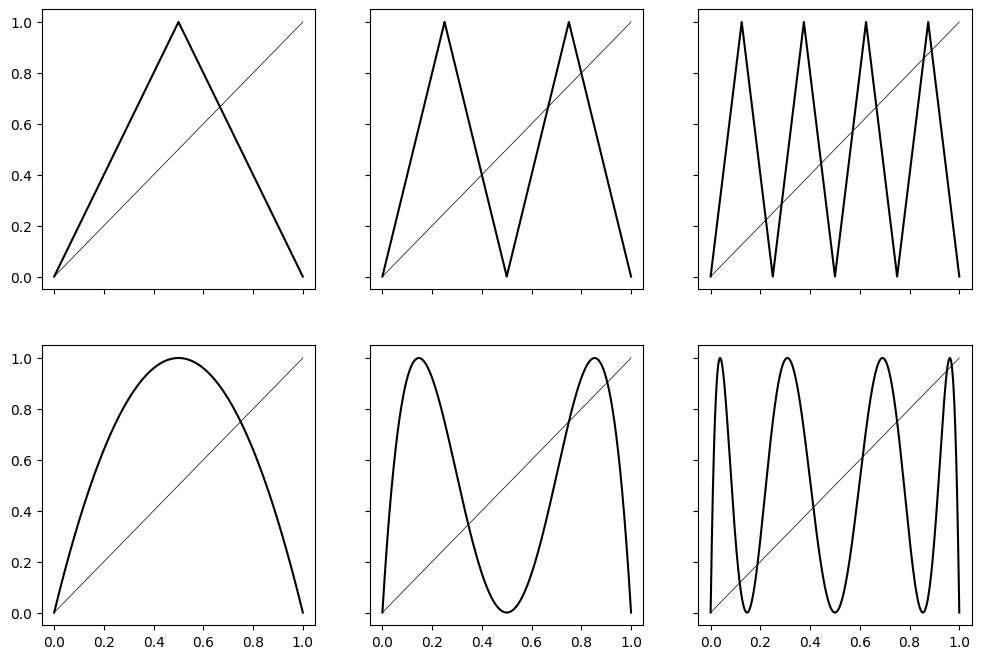

Reproduce this figure in Python.
import numpy as np
from matplotlib import pyplot as plt


def h(x, mu=4, n=1):
    y = x
    for k in range(n):
        y = mu*y*(1 - y)
    return y

def T(x, n=1):
    y = x
    for k in range(n):
        y = 1 - np.abs(2*y - 1)
    return y

def draw_box(mu, axes):
    p_mu_line, p_mu = 1/mu, (mu - 1)/mu
    x = np.linspace(start=p_mu_line, stop=p_mu, num=10000)
    const_p_mu = np.zeros(10000) + p_mu
    const_p_mu_line = np.zeros(10000) + p_mu_line
    axes.plot(x, const_p_mu, color='black', linewidth=0.5)
    axes.plot(x, const_p_mu_line, color='black', linewidth=0.5)
    axes.plot(const_p_mu, x, color='black', linewidth=0.5)
    axes.plot(const_p_mu_line, x, color='black', linewidth=0.5)


figure, axes = plt.subplots(nrows=2, ncols=3, figsize=(12,8), sharex=True, sharey=True)

x = np.linspace(start=0, stop=1, num=10000)

for j in range(3):
    y = h(x, n=j+1)
    axes[1][j].plot(x, y, color='black')
    axes[1][j].plot(x, x, color='black', linewidth=0.5)

for j in range(3):
    y = T(x, n=j+1)
    axes[0][j].plot(x, y, color='black')
    axes[0][j].plot(x, x, color='black', linewidth=0.5)

figure.savefig(fname='T-and-h_4.png', bbox_inches='tight')
